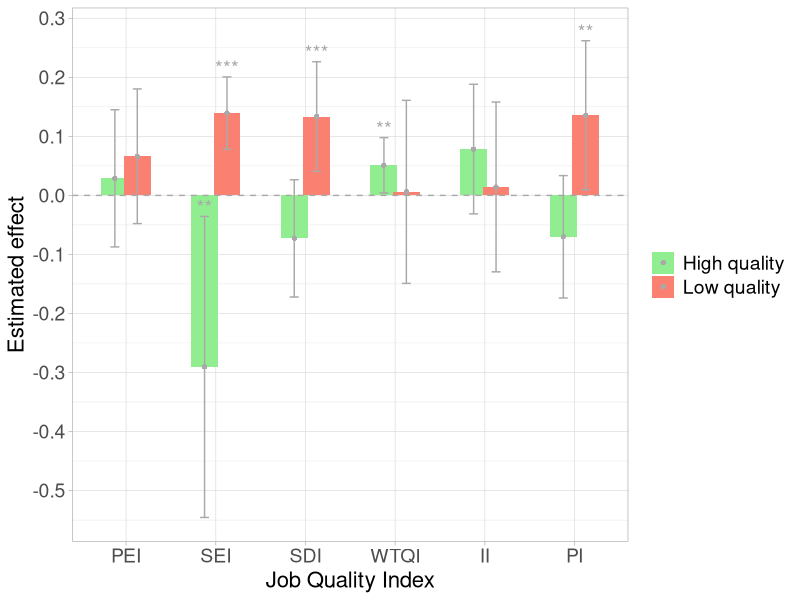
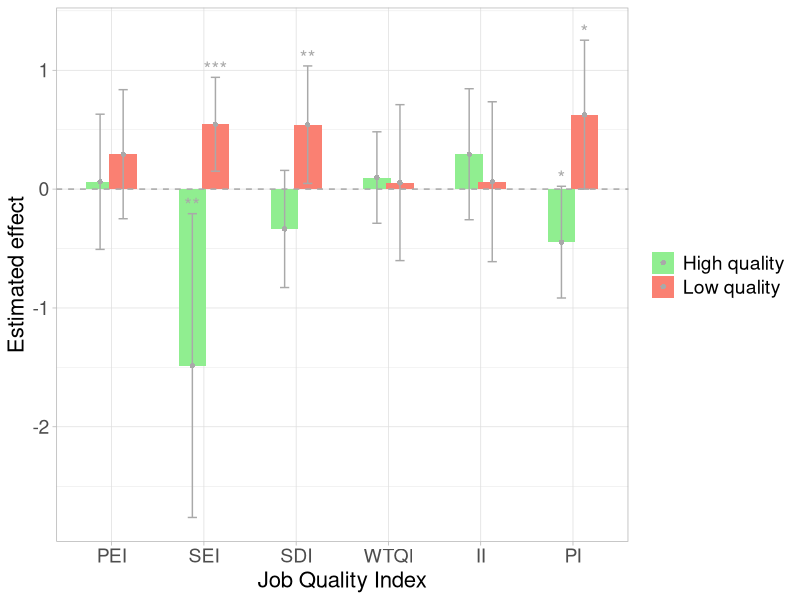
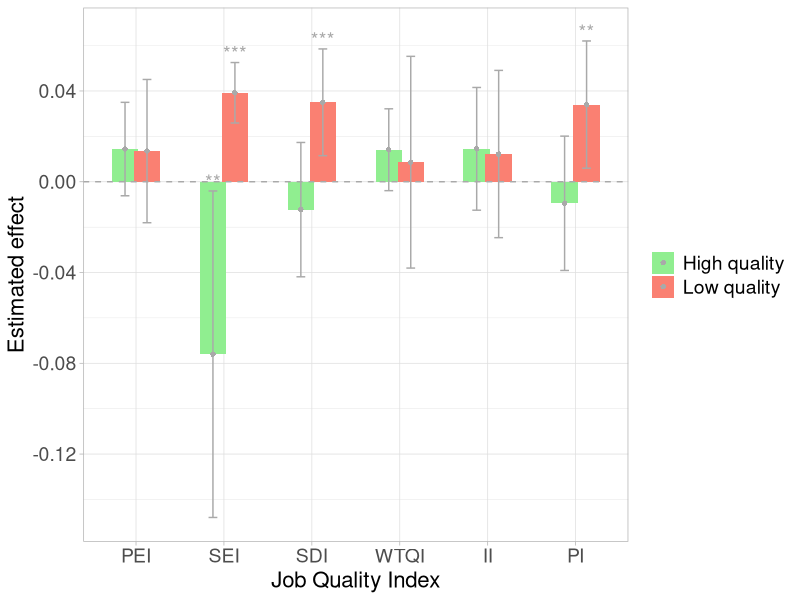
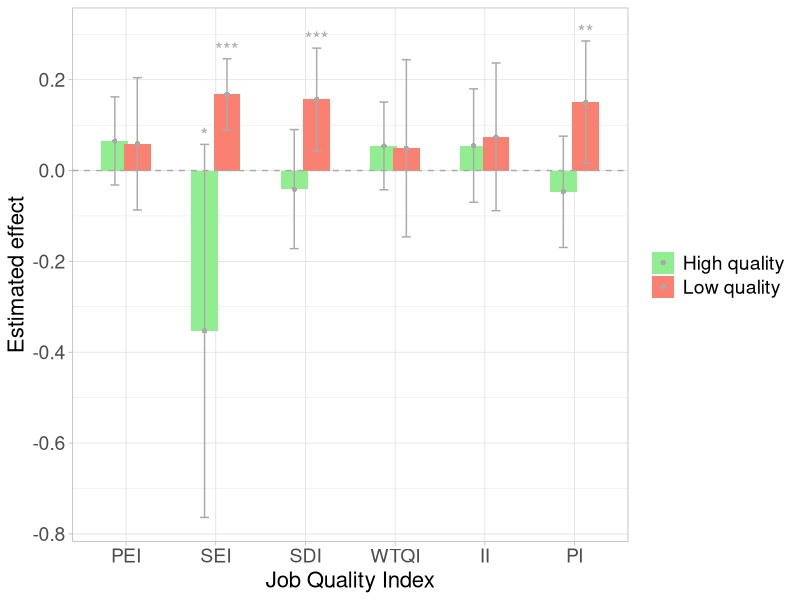

Reproduce these figures in R, in order.
############################################################
# Paper visualisations: Figures 2 and 3

# This script generates Figures 2 and 3 used in paper:
# "Working longer, feeling worse? How job quality shapes the mental health toll of delayed retirement"
# by Alexandra Lugova, Michele Belloni, Berangere Legendre, Jeremy Tanguy

# Currently implemented:
# 1) Figure 2: Estimated difference-in-difference effects of a one-year increase in the work horizon (ΔWHXPOST)
# on depression indicators (top panel: Euro-D score; bottom panel: Euro-D > 3) as a function on working conditions.

#2) Figure 1: Estimated difference-in-difference effects of an increase in the work horizon of more than one year ([ΔWH>1]XPOST)
# on depression indicators (top panel: Euro-D score; bottom panel: Euro-D > 3) as a function on working conditions.

############################################################

library(ggplot2)
library(dplyr)
library(tidyr)

# ---- Global settings ----
model_levels <- c("PEI", "SEI", "SDI", "WTQI", "II", "PI")
my_colors <- c("High quality" = "lightgreen", "Low quality" = "salmon")

# ---- Helper: build panel data from values + SEs ----
make_panel_df <- function(values, ses, stars, model_levels) {
  # values/ses/stars must be length 12 in this order:
  # PEI(H,L), SEI(H,L), SDI(H,L), WTQI(H,L), II(H,L), PI(H,L)
  stopifnot(length(values) == 12, length(ses) == 12, length(stars) == 12)
  
  df <- data.frame(
    model = rep(model_levels, each = 2),
    var   = rep(c("High quality", "Low quality"), times = length(model_levels)),
    value = values,
    se    = ses,
    stars = stars
  ) %>%
    mutate(
      ci_upper = value + 1.96 * se,
      ci_lower = value - 1.96 * se,
      model = factor(model, levels = model_levels)
    )
  
  df
}

# ---- Helper: plot one panel ----
plot_panel <- function(df, star_pad, ylab = "Estimated effect") {
  ggplot(df, aes(x = model, y = value, fill = var)) +
    geom_bar(stat = "identity", position = position_dodge(0.5), width = 0.6) +
    geom_errorbar(aes(ymin = ci_lower, ymax = ci_upper),
                  width = 0.2, position = position_dodge(0.5), color = "darkgrey") +
    geom_point(position = position_dodge(0.5), shape = 16, size = 1.5, color = "darkgrey") +
    geom_hline(yintercept = 0, linetype = "dashed", color = "darkgrey") +
    geom_text(aes(label = stars, y = ci_upper + star_pad),
              position = position_dodge(0.5),
              size = 5, color = "darkgrey") +
    labs(x = "Job Quality Index", y = ylab) +
    theme_light() +
    scale_fill_manual(values = my_colors) +
    scale_y_continuous(n.breaks = 7) +
    theme(
      axis.text.x  = element_text(size = 14),
      axis.text.y  = element_text(size = 14),
      axis.title.x = element_text(size = 16),
      axis.title.y = element_text(size = 16),
      legend.text  = element_text(size = 14),
      legend.title = element_blank()
    )
}

# ---- Panel inputs (values, SEs, stars) ----
# Order for each vector: PEI(H,L), SEI(H,L), SDI(H,L), WTQI(H,L), II(H,L), PI(H,L)

panels <- list(
  
  # Figure 2 — Euro-D, treatment ΔWH (continuous)
  eurod_wh = list(
    values = c(0.0289, 0.0663, -0.2906, 0.1394, -0.0728, 0.1336,
               0.0511, 0.0060,  0.0785, 0.0144, -0.0701, 0.1358),
    ses    = c(0.0593, 0.0582,  0.1301, 0.0313,  0.0507, 0.0474,
               0.0239, 0.0791,  0.0560, 0.0734,  0.0529, 0.0644),
    stars  = c("","","**","***","","***","**","","","","","**"),
    star_pad = 0.015
  ),
  
  # Figure 2 — Euro-D, treatment ΔWH>1 (categorical >1)
  eurod_whgt1 = list(
    values = c(0.0616, 0.2938, -1.4850, 0.5456, -0.3354, 0.5420,
               0.0974, 0.0545,  0.2935, 0.0622, -0.4462, 0.6264),
    ses    = c(0.2902, 0.2771,  0.6521, 0.2015,  0.2514, 0.2522,
               0.1964, 0.3348,  0.2813, 0.3433,  0.2398, 0.3197),
    stars  = c("","","**","***","","**","","","","","*","*"),
    star_pad = 0.07
  ),
  
  # Figure 3 — Euro-D > 3, treatment ΔWH (continuous)
  eurodcat_wh = list(
    values = c(0.0144, 0.0135, -0.0760, 0.0392, -0.0123, 0.0350,
               0.0141, 0.0086,  0.0145, 0.0122, -0.0095, 0.0340),
    ses    = c(0.0105, 0.0161,  0.0367, 0.0068,  0.0151, 0.0120,
               0.0092, 0.0238,  0.0138, 0.0188,  0.0151, 0.0143),
    stars  = c("","","**","***","","***","","","","","","**"),
    star_pad = 0.004
  ),
  
  # Figure 3 — Euro-D > 3, treatment ΔWH>1 (categorical >1)
  eurodcat_whgt1 = list(
    values = c(0.0652, 0.0588, -0.3531, 0.1678, -0.0409, 0.1566,
               0.0542, 0.0490,  0.0550, 0.0742, -0.0468, 0.1506),
    ses    = c(0.0495, 0.0743,  0.2095, 0.0400,  0.0669, 0.0576,
               0.0493, 0.0995,  0.0637, 0.0830,  0.0625, 0.0687),
    stars  = c("","","*","***","","***","","","","","","**"),
    star_pad = 0.02
  )
)

# ---- Build + plot all panels ----
plots <- lapply(names(panels), function(name) {
  info <- panels[[name]]
  df <- make_panel_df(info$values, info$ses, info$stars, model_levels)
  p  <- plot_panel(df, star_pad = info$star_pad)
  list(name = name, df = df, plot = p)
})
names(plots) <- names(panels)

# Print plots
print(plots$eurod_wh$plot)
print(plots$eurod_whgt1$plot)
print(plots$eurodcat_wh$plot)
print(plots$eurodcat_whgt1$plot)

# Optional saving:
# ggsave("figure2_eurod_wh.png", plots$eurod_wh$plot, width=8, height=5, dpi=600)
# ggsave("figure2_eurod_whgt1.png", plots$eurod_whgt1$plot, width=8, height=5, dpi=600)
# ggsave("figure3_eurodcat_wh.png", plots$eurodcat_wh$plot, width=8, height=5, dpi=600)
# ggsave("figure3_eurodcat_whgt1.png", plots$eurodcat_whgt1$plot, width=8, height=5, dpi=600)
